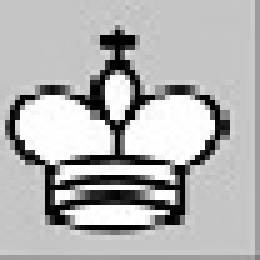
#> input picture testboards/wking-modified.jpg, 52 x 52 px (shown 5 times larger)
$ jupyter execute --allow-errors inference.ipynb
#> lines starting #> are read from the running program, lines starting #| are printed output that depends on the picture; after the words box and inside, x2 and y2 are one past the last pixel; in counts of white or black regions, pixels touching at a corner belong together; long printed decimals are rounded
[cell 1]
import torch
import cv2
import torchvision.transforms as transforms
import torch.nn as nn
import torch.nn.functional as F
import os
import random
import numpy as np
import math
import chess

[cell 2]
class SimpleModel(nn.Module):
    # [31 lines left out: functions __init__, forward, not called in this run]

#> (a cell that did not finish here is left out)

[cell 4]
def eval(image):
    image = cv2.cvtColor(image, cv2.COLOR_RGB2GRAY)
    image = cv2.cvtColor(image, cv2.COLOR_BGR2RGB)
    orig_image = image.copy()
    orig_image = cv2.resize(orig_image, (260, 260))

    # cv2.imshow('Result', orig_image)
    # cv2.waitKey(0)
    # cv2.destroyAllWindows()

    image = transform(image)

    image = torch.unsqueeze(image, 0)
    with torch.no_grad():
        outputs = model(image.to(device))
    output_label = torch.topk(outputs, 1)
    pred_class = labels[int(output_label.indices)]

    return(pred_class)
    # print('prediction=', pred_class)


image = cv2.imread('./testboards/wking-modified.jpg')
#> image is the input picture: shape (52, 52, 3); min 0, max 255, mean 178.8
#> (the rest of this cell did not finish here and is left out)


[cell 5]
# [11 lines left out: function classify_lines, not called in this run]
        # print(lines[i][0][0], lines[i][0][1], lines[i][0][2], lines[i][0][3])

def get_lines(lines_in):
    if cv2.__version__ < '3.0':
        return lines_in[0]
    return [l[0] for l in lines_in]

def merge_lines_pipeline_2(lines):
    super_lines_final = []
    super_lines = []
    min_distance_to_merge = 30
    min_angle_to_merge = 30

    for line in lines:
        create_new_group = True
        group_updated = False

        for group in super_lines:
            for line2 in group:
                if get_distance(line2, line) < min_distance_to_merge:
                    # check the angle between lines
                    orientation_i = math.atan2((line[0][1]-line[1][1]),(line[0][0]-line[1][0]))
                    orientation_j = math.atan2((line2[0][1]-line2[1][1]),(line2[0][0]-line2[1][0]))

                    if int(abs(abs(math.degrees(orientation_i)) - abs(math.degrees(orientation_j)))) < min_angle_to_merge:
                        #print("angles", orientation_i, orientation_j)
                        #print(int(abs(orientation_i - orientation_j)))
                        group.append(line)

                        create_new_group = False
                        group_updated = True
                        break

            if group_updated:
                break

        if (create_new_group):
            new_group = []
            new_group.append(line)

            for idx, line2 in enumerate(lines):
                # check the distance between lines
                if get_distance(line2, line) < min_distance_to_merge:
                    # check the angle between lines
                    orientation_i = math.atan2((line[0][1]-line[1][1]),(line[0][0]-line[1][0]))
                    orientation_j = math.atan2((line2[0][1]-line2[1][1]),(line2[0][0]-line2[1][0]))

                    if int(abs(abs(math.degrees(orientation_i)) - abs(math.degrees(orientation_j)))) < min_angle_to_merge:
                        #print("angles", orientation_i, orientation_j)
                        #print(int(abs(orientation_i - orientation_j)))

                        new_group.append(line2)

                        # remove line from lines list
                        #lines[idx] = False
            # append new group
            super_lines.append(new_group)


    for group in super_lines:
        super_lines_final.append(merge_lines_segments1(group))

    return super_lines_final

def merge_lines_segments1(lines, use_log=False):
    if(len(lines) == 1):
        return lines[0]

    line_i = lines[0]

    # orientation
    orientation_i = math.atan2((line_i[0][1]-line_i[1][1]),(line_i[0][0]-line_i[1][0]))

    points = []
    for line in lines:
        points.append(line[0])
        points.append(line[1])

    if (abs(math.degrees(orientation_i)) > 45) and abs(math.degrees(orientation_i)) < (90+45):

        #sort by y
        points = sorted(points, key=lambda point: point[1])

        if use_log:
            print("use y")
    else:

        #sort by x
        points = sorted(points, key=lambda point: point[0])

        if use_log:
            print("use x")

    return [points[0], points[len(points)-1]]

# https://docs.scipy.org/doc/scipy/reference/generated/scipy.spatial.distance.cdist.html
# https://stackoverflow.com/questions/32702075/what-would-be-the-fastest-way-to-find-the-maximum-of-all-possible-distances-betw
# [10 lines left out: function lines_close, not called in this run]

def lineMagnitude (x1, y1, x2, y2):
    lineMagnitude = math.sqrt(math.pow((x2 - x1), 2)+ math.pow((y2 - y1), 2))
    return lineMagnitude

#Calc minimum distance from a point and a line segment (i.e. consecutive vertices in a polyline).
# https://nodedangles.wordpress.com/2010/05/16/measuring-distance-from-a-point-to-a-line-segment/
# http://paulbourke.net/geometry/pointlineplane/
def DistancePointLine(px, py, x1, y1, x2, y2):
    #http://local.wasp.uwa.edu.au/~pbourke/geometry/pointline/source.vba
    LineMag = lineMagnitude(x1, y1, x2, y2)

    if LineMag < 0.00000001:
        DistancePointLine = 9999
        return DistancePointLine

    u1 = (((px - x1) * (x2 - x1)) + ((py - y1) * (y2 - y1)))
    u = u1 / (LineMag * LineMag)

    if (u < 0.00001) or (u > 1):
        #// closest point does not fall within the line segment, take the shorter distance
        #// to an endpoint
        ix = lineMagnitude(px, py, x1, y1)
        iy = lineMagnitude(px, py, x2, y2)
        if ix > iy:
            DistancePointLine = iy
        else:
            DistancePointLine = ix
    else:
        # Intersecting point is on the line, use the formula
        ix = x1 + u * (x2 - x1)
        iy = y1 + u * (y2 - y1)
        DistancePointLine = lineMagnitude(px, py, ix, iy)

    return DistancePointLine

def get_distance(line1, line2):
    dist1 = DistancePointLine(line1[0][0], line1[0][1],
                              line2[0][0], line2[0][1], line2[1][0], line2[1][1])
    dist2 = DistancePointLine(line1[1][0], line1[1][1],
                              line2[0][0], line2[0][1], line2[1][0], line2[1][1])
    dist3 = DistancePointLine(line2[0][0], line2[0][1],
                              line1[0][0], line1[0][1], line1[1][0], line1[1][1])
    dist4 = DistancePointLine(line2[1][0], line2[1][1],
                              line1[0][0], line1[0][1], line1[1][0], line1[1][1])

    return min(dist1,dist2,dist3,dist4)

def line_intersection(line1, line2):
    xdiff = (line1[0][0] - line1[1][0], line2[0][0] - line2[1][0])
    ydiff = (line1[0][1] - line1[1][1], line2[0][1] - line2[1][1])

    def det(a, b):
        return a[0] * b[1] - a[1] * b[0]

    div = det(xdiff, ydiff)
    if div == 0:
       raise Exception('lines do not intersect')

    d = (det(*line1), det(*line2))
    x = det(d, xdiff) / div
    y = det(d, ydiff) / div
    return x, y

# [15 lines of commented-out code are left out]
someimage = './testboards/DkY6pMWXcAAhcPy.jpg'

# [8 lines of commented-out code are left out]

img_board = cv2.imread(someimage)
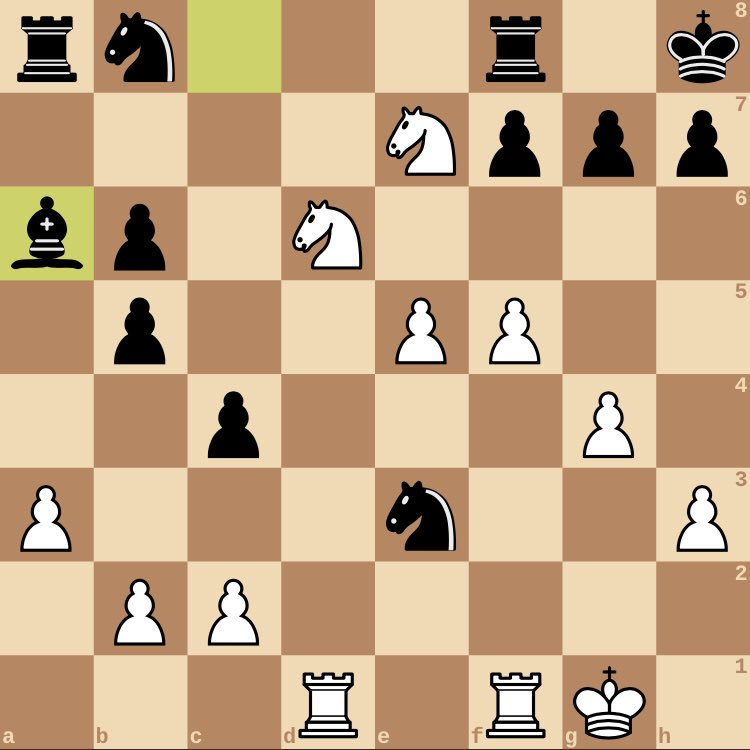
#> input picture testboards/DkY6pMWXcAAhcPy.jpg, 750 x 750 px
#> img_board is the input picture: shape (750, 750, 3); mean B, G, R 133.5, 167.5, 197
img_board = cv2.resize(img_board, (900, 900), interpolation=cv2.INTER_AREA)
#> img_board: shape (900, 900, 3)
img_board = cv2.blur(img_board, (3,3))

img_board = cv2.copyMakeBorder(img_board, 25, 25, 25, 25, cv2.BORDER_WRAP)
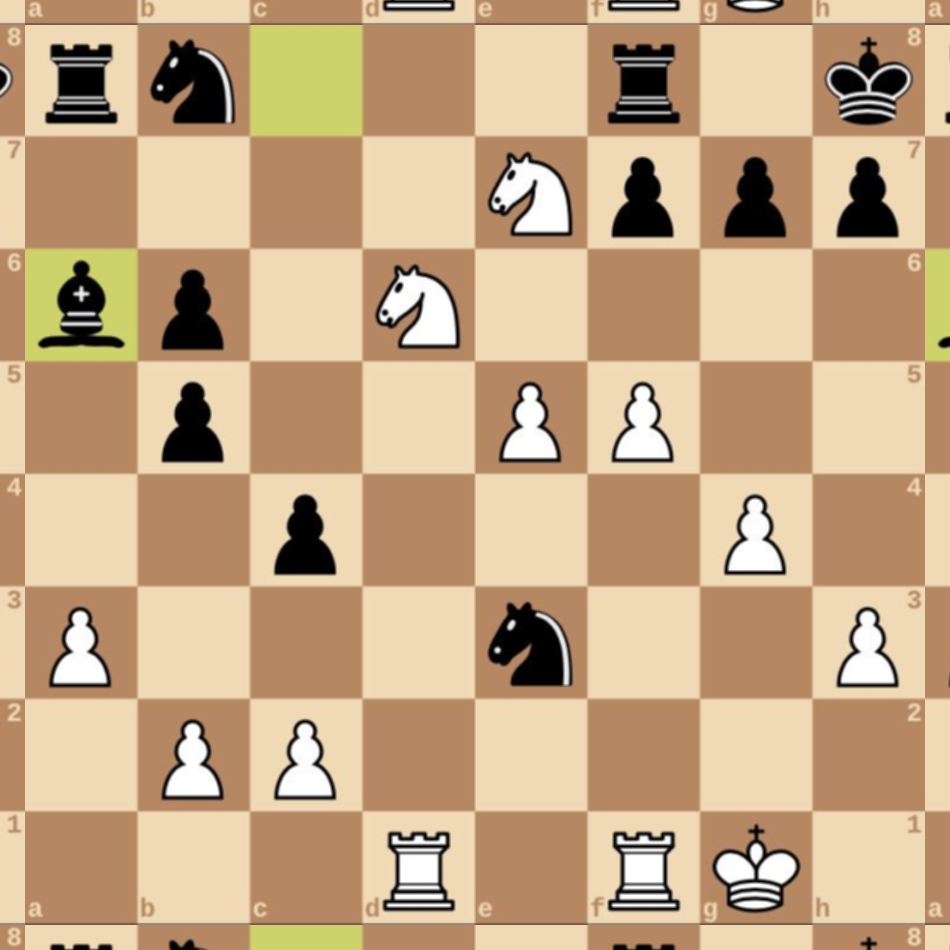
#> img_board: shape (950, 950, 3); mean B, G, R 133.4, 167.9, 197.5
img_board_gray = cv2.cvtColor(img_board, cv2.COLOR_BGR2GRAY)
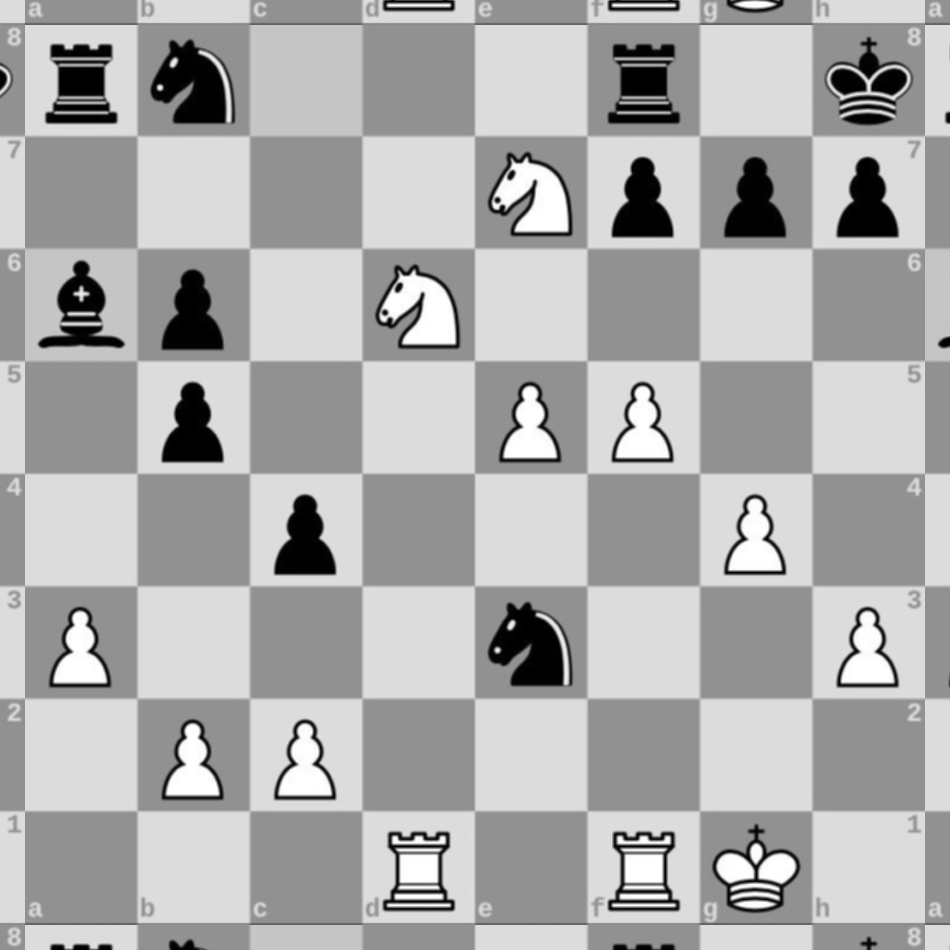
#> img_board_gray: shape (950, 950); min 0, max 255, mean 172.8

s = 2
kernel = np.ones((s, s), np.uint8)
img_board_gray_grad = cv2.morphologyEx(img_board_gray, cv2.MORPH_GRADIENT, kernel)
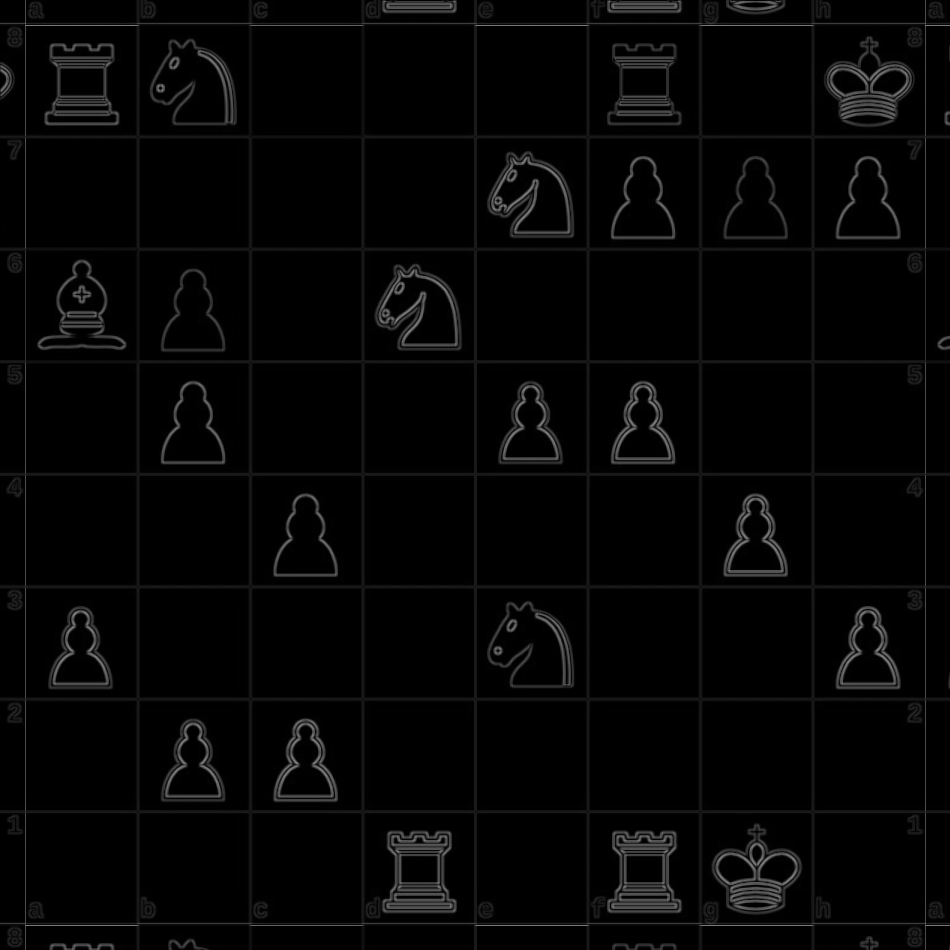
#> img_board_gray_grad: shape (950, 950); min 0, max 133, mean 5.5

thresh = 10
im_bw = cv2.threshold(img_board_gray_grad, thresh, 255, cv2.THRESH_BINARY)[1]
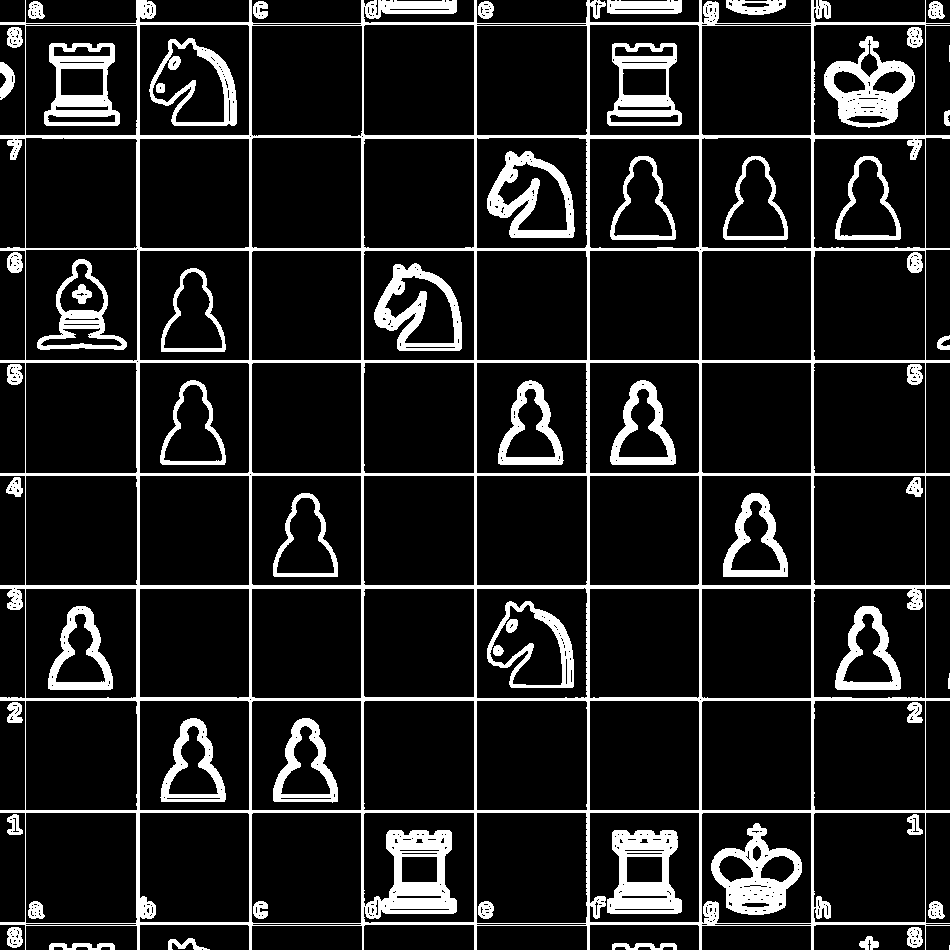
#> im_bw: shape (950, 950); 12.8% white; 62 white regions (2 under 20 px), largest, box (x1, y1, x2, y2) and area: (0, 0, 950, 950) 56792, (607, 830, 682, 914) 3804, (711, 823, 802, 915) 3623

# edges = cv2.Canny(im_bw,40,150,apertureSize = 7)
kernel = np.ones((3,3),np.uint8)
edges = cv2.dilate(im_bw,kernel,iterations = 3)
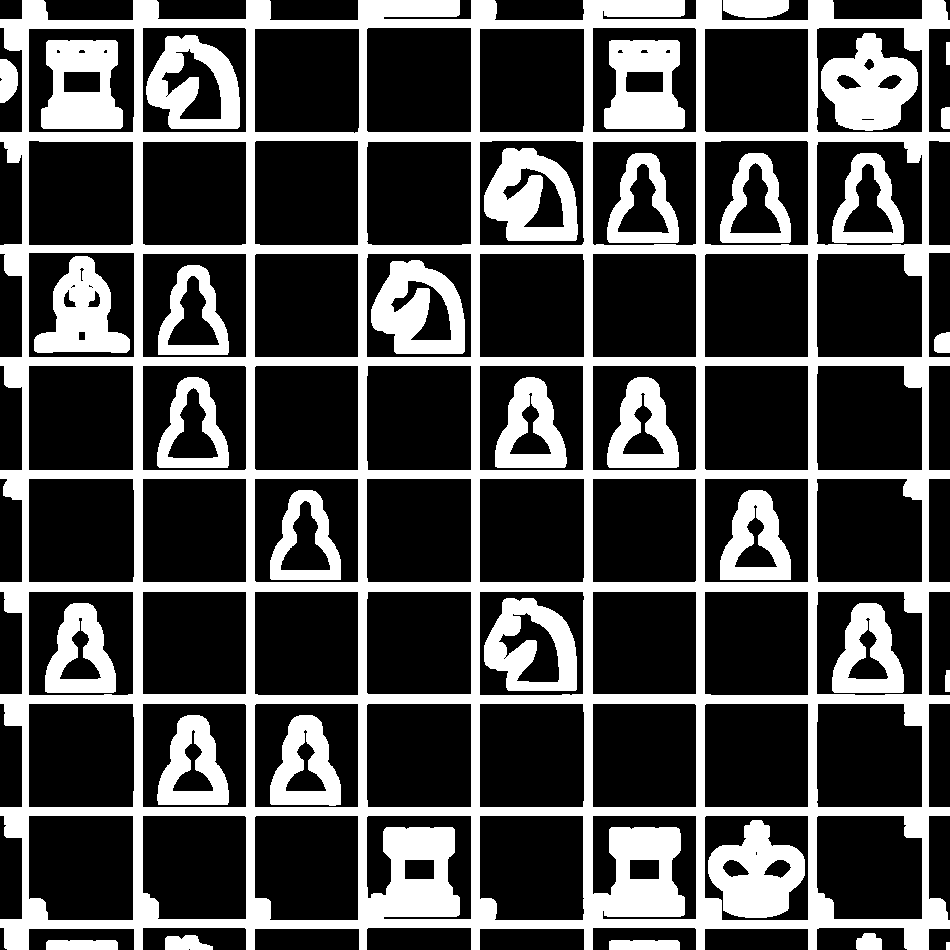
#> edges: shape (950, 950); 29.9% white; 34 white regions, largest, box (x1, y1, x2, y2) and area: (0, 0, 950, 950) 173522, (821, 33, 918, 131) 5816, (708, 820, 805, 918) 5752

lines = cv2.HoughLinesP(image=edges, rho = 2, theta = np.pi/90, threshold=200, lines = np.array([]), minLineLength=850, maxLineGap=5)
#> lines = 86 rows, first 6: [0, 471, 949, 471], [923, 949, 923, 0], [588, 949, 588, 0], [365, 949, 365, 0], [253, 949, 253, 0], [473, 949, 473, 0]

# for line in get_lines(lines):
#     leftx, boty, rightx, topy = line
#     cv2.line(img_board, (leftx, boty), (rightx,topy), (0,0,255), 2)

_lines = []
for _line in get_lines(lines):
    _lines.append([(_line[0], _line[1]),(_line[2], _line[3])])
#> this loop made 86 passes
#> _line on passes 1 to 12: [0, 471, 949, 471], [923, 949, 923, 0], [588, 949, 588, 0], [365, 949, 365, 0], [253, 949, 253, 0], [473, 949, 473, 0], [24, 949, 24, 0], [136, 949, 136, 0], [249, 949, 249, 0], [360, 949, 360, 0], [475, 949, 475, 0], [139, 949, 139, 0]

# sort
_lines_x = []
_lines_y = []
for line_i in _lines:
    orientation_i = math.atan2((line_i[0][1]-line_i[1][1]),(line_i[0][0]-line_i[1][0]))
    if (abs(math.degrees(orientation_i)) > 45) and abs(math.degrees(orientation_i)) < (90+45):
        _lines_y.append(line_i)
    else:
        _lines_x.append(line_i)
#> this loop made 86 passes
#> (line_i, orientation_i) on passes 1 to 12: ([(0, 471), (949, 471)], 3.14), ([(923, 949), (923, 0)], 1.57), ([(588, 949), (588, 0)], 1.57), ([(365, 949), (365, 0)], 1.57), ([(253, 949), (253, 0)], 1.57), ([(473, 949), (473, 0)], 1.57), ([(24, 949), (24, 0)], 1.57), ([(136, 949), (136, 0)], 1.57), ([(249, 949), (249, 0)], 1.57), ([(360, 949), (360, 0)], 1.57), ([(475, 949), (475, 0)], 1.57), ([(139, 949), (139, 0)], 1.57)
#> orientation_i on passes 61 to 66: 3.14, 3.14, 3.14, 1.57, 3.14, 3.14

_lines_x = sorted(_lines_x, key=lambda _line: _line[0][0])
_lines_y = sorted(_lines_y, key=lambda _line: _line[0][1])

merged_lines_x = merge_lines_pipeline_2(_lines_x)
#> the loop in merge_lines_pipeline_2, `for line in lines:` made 44 passes
#> line on passes 2 to 13: [(0, 589), (949, 589)], [(0, 812), (949, 812)], [(0, 365), (949, 365)], [(0, 475), (949, 475)], [(0, 807), (949, 807)], [(0, 583), (949, 583)], [(0, 696), (949, 696)], [(0, 361), (949, 361)], [(0, 701), (949, 701)], [(0, 924), (949, 924)], [(0, 137), (949, 137)], [(0, 921), (949, 921)]
#> line on pass 1: [(0, 471), (949, 471)]
#> the loop in merge_lines_pipeline_2, `for group in super_lines:` made 9 passes
merged_lines_y = merge_lines_pipeline_2(_lines_y)
#> the loop in merge_lines_pipeline_2 (call 2), `for line in lines:` made 42 passes
#> the loop in merge_lines_pipeline_2 (call 2), `for group in super_lines:` made 9 passes

merged_lines_all = []
merged_lines_all.extend(merged_lines_x)
merged_lines_all.extend(merged_lines_y)
print("process groups lines", len(_lines), len(merged_lines_all))
#| process groups lines 86 18
# for line in merged_lines_all:
#     cv2.line(img_board, (line[0][0], line[0][1]), (line[1][0],line[1][1]), (0,0,255), 2)

intersections = []
boardcorners = []

for horizontal in merged_lines_x:
    for vertical in merged_lines_y:
        intersections.append(line_intersection(horizontal, vertical))
#> this loop made 9 passes
#> horizontal on passes 1 to 9: [(0, 471), (949, 474)], [(0, 589), (949, 591)], [(0, 812), (949, 815)], [(0, 365), (949, 357)], [(0, 696), (949, 703)], [(0, 924), (949, 922)], [(0, 137), (949, 134)], [(0, 248), (949, 245)], [(0, 23), (949, 27)]


prunedintersections = []
for intersection in intersections:
    if(not(intersection[0]<15 or intersection[1]>935 or intersection[0]>935 or intersection[1]<15)):
        prunedintersections.append(intersection)
#> this loop made 81 passes
#> intersection on passes 1 to 12: (922.5, 473.9), (589, 472.9), (365.5, 472.2), (253.5, 471.8), (476, 472.5), (24.99, 471.1), (139, 471.4), (812.5, 473.6), (701.5, 473.2), (922.4, 590.9), (589.2, 590.2), (365.6, 589.8)

intersections = prunedintersections
# print(prunedintersections)

smallest = 2000
topleft = intersections[0]
for intersection in intersections:
    if(intersection[0]+intersection[1]<smallest):
        smallest = intersection[0] + intersection[1]
        topleft = intersection
boardcorners.append([topleft[0], topleft[1]])

largest = 0
bottomright = intersections[0]
for intersection in intersections:
    if(intersection[0]+intersection[1]>largest):
        largest = intersection[0] + intersection[1]
        bottomright = intersection
boardcorners.append([bottomright[0], bottomright[1]])

topright = intersections[0]
for intersection in intersections:
    if((intersection[0]>topright[0]*0.9) and (intersection[1]<topright[1]*1.1)):
        topright = intersection
boardcorners.append([topright[0], topright[1]])

bottomleft = intersections[0]
for intersection in intersections:
    if((intersection[0]<bottomleft[0]*1.1) and (intersection[1]>bottomleft[1]*0.9)):
        bottomleft = intersection
boardcorners.append([bottomleft[0], bottomleft[1]])

print(boardcorners)
#| [[24.049, 23.101], [922.028, 922.057], [922.972, 26.890], [25.947, 923.945]]

# for corner in boardcorners:
#     cv2.circle(img_board, (round(corner[0]), round(corner[1])), radius=4, color=(0,255,0), thickness=7)

m = cv2.getPerspectiveTransform(np.array([boardcorners[0], boardcorners[2], boardcorners[1], boardcorners[3]], np.float32), np.array([[0,0],[952,0],[952,952],[0,952]], np.float32))
img_board = cv2.warpPerspective(img_board, m, (952, 952))
#> img_board: shape (952, 952, 3)

# Show the result
cv2.imshow('Result', img_board)
cv2.waitKey(0)
cv2.destroyAllWindows()
